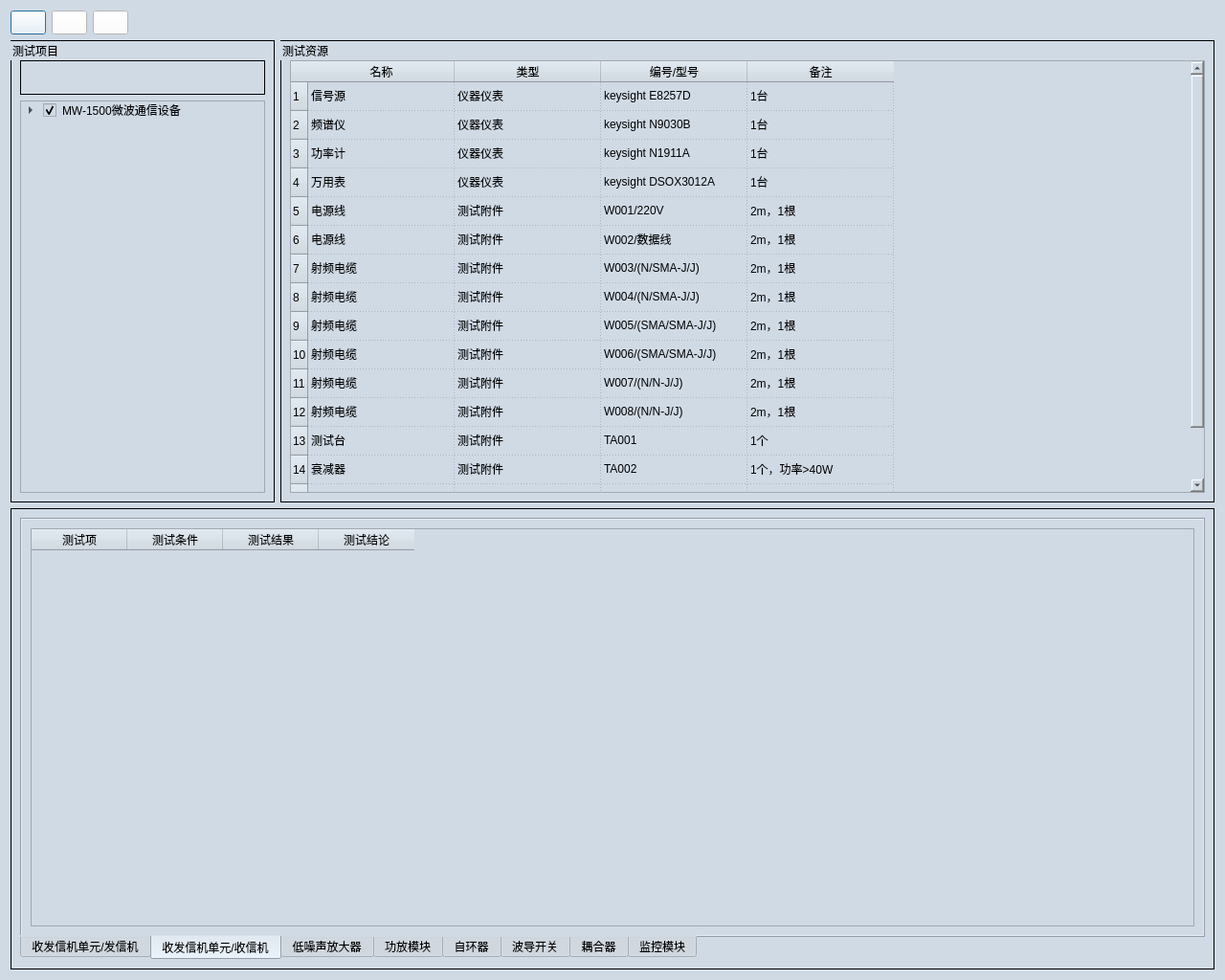
<?xml version="1.0" encoding="UTF-8"?>
<ui version="4.0">
 <class>Dialog</class>
 <widget class="QDialog" name="Dialog">
  <property name="geometry">
   <rect>
    <x>0</x>
    <y>0</y>
    <width>1280</width>
    <height>1024</height>
   </rect>
  </property>
  <property name="font">
   <font>
    <family>Microsoft YaHei</family>
    <pointsize>14</pointsize>
   </font>
  </property>
  <property name="windowTitle">
   <string>Dialog</string>
  </property>
  <property name="styleSheet">
   <string notr="true">QDialog{
background-color:#D0DAE5;
}

QTextBrower{
background-color:#D0DAE5;
}

QLineEdit{
background-color:#D0DAE5;
}

QWidget{
background-color:#D0DAE5;
}

QStackedWidget{
background-color:#D0DAE5;
}

QHeaderView{
background-color:#D0DAE5;
}

QLabel{
font-size:12px;
font-family:Microsoft YaHei;
background-color:#D0DAE5;
}

QPushButton{         /*按钮自适应拉伸背景*/
border-width: 2px 15px 2px 15px;
background-color:#2884D8;
color: #FFFFFF;
font-size:12px;
font-family:Microsoft YaHei;
}

QGroupBox{
font-size:12px;
font-family:Microsoft YaHei;
border:1px solid rgb(0, 0, 0); 
}</string>
  </property>
  <layout class="QGridLayout" name="gridLayout_8">
   <item row="0" column="0">
    <layout class="QGridLayout" name="gridLayout">
     <item row="0" column="0">
      <widget class="QPushButton" name="pushButton_start">
       <property name="styleSheet">
        <string notr="true">background-color:rgb(255, 255, 255);
</string>
       </property>
       <property name="text">
        <string/>
       </property>
       <property name="icon">
        <iconset resource="../iconQrc.qrc">
         <normaloff>:/newPrefix/icon/start1.ico</normaloff>:/newPrefix/icon/start1.ico</iconset>
       </property>
       <property name="iconSize">
        <size>
         <width>32</width>
         <height>31</height>
        </size>
       </property>
      </widget>
     </item>
     <item row="0" column="1">
      <widget class="QPushButton" name="pushButton_restart">
       <property name="styleSheet">
        <string notr="true">background-color:rgb(255, 255, 255);</string>
       </property>
       <property name="text">
        <string/>
       </property>
       <property name="icon">
        <iconset resource="../iconQrc.qrc">
         <normaloff>:/newPrefix/icon/restart1.ico</normaloff>:/newPrefix/icon/restart1.ico</iconset>
       </property>
       <property name="iconSize">
        <size>
         <width>32</width>
         <height>31</height>
        </size>
       </property>
      </widget>
     </item>
     <item row="0" column="2">
      <widget class="QPushButton" name="pushButton_close">
       <property name="styleSheet">
        <string notr="true">background-color:rgb(255, 255, 255);</string>
       </property>
       <property name="text">
        <string/>
       </property>
       <property name="icon">
        <iconset resource="../iconQrc.qrc">
         <normaloff>:/newPrefix/icon/close1.ico</normaloff>:/newPrefix/icon/close1.ico</iconset>
       </property>
       <property name="iconSize">
        <size>
         <width>32</width>
         <height>31</height>
        </size>
       </property>
      </widget>
     </item>
     <item row="0" column="3">
      <spacer name="horizontalSpacer">
       <property name="orientation">
        <enum>Qt::Horizontal</enum>
       </property>
       <property name="sizeHint" stdset="0">
        <size>
         <width>40</width>
         <height>20</height>
        </size>
       </property>
      </spacer>
     </item>
    </layout>
   </item>
   <item row="1" column="0">
    <layout class="QHBoxLayout" name="horizontalLayout" stretch="0,2">
     <item>
      <widget class="QGroupBox" name="groupBox_test_modules">
       <property name="title">
        <string>测试项目</string>
       </property>
       <layout class="QGridLayout" name="gridLayout_6">
        <property name="topMargin">
         <number>20</number>
        </property>
        <property name="verticalSpacing">
         <number>6</number>
        </property>
        <item row="0" column="0">
         <layout class="QGridLayout" name="gridLayout_3" rowstretch="0,3">
          <item row="0" column="0">
           <widget class="QGroupBox" name="groupBox_2">
            <property name="title">
             <string/>
            </property>
            <layout class="QGridLayout" name="gridLayout_2">
             <item row="0" column="0">
              <widget class="QLabel" name="label_test_duration">
               <property name="font">
                <font>
                 <family>Microsoft YaHei</family>
                 <pointsize>-1</pointsize>
                </font>
               </property>
               <property name="text">
                <string/>
               </property>
               <property name="textFormat">
                <enum>Qt::PlainText</enum>
               </property>
              </widget>
             </item>
            </layout>
           </widget>
          </item>
          <item row="1" column="0">
           <widget class="QTreeWidget" name="treeWidget">
            <property name="headerHidden">
             <bool>true</bool>
            </property>
            <column>
             <property name="text">
              <string>1</string>
             </property>
            </column>
            <item>
             <property name="text">
              <string>MW-1500微波通信设备</string>
             </property>
             <property name="checkState">
              <enum>Checked</enum>
             </property>
             <property name="flags">
              <set>ItemIsSelectable|ItemIsEditable|ItemIsDragEnabled|ItemIsUserCheckable|ItemIsEnabled</set>
             </property>
             <item>
              <property name="text">
               <string>收发信机单元/发信机</string>
              </property>
              <property name="checkState">
               <enum>Checked</enum>
              </property>
             </item>
             <item>
              <property name="text">
               <string>收发信机单元/收信机</string>
              </property>
              <property name="checkState">
               <enum>Checked</enum>
              </property>
             </item>
             <item>
              <property name="text">
               <string>低噪声放大器</string>
              </property>
              <property name="checkState">
               <enum>Checked</enum>
              </property>
             </item>
             <item>
              <property name="text">
               <string>耦合器</string>
              </property>
              <property name="checkState">
               <enum>Checked</enum>
              </property>
             </item>
             <item>
              <property name="text">
               <string>自环器</string>
              </property>
              <property name="checkState">
               <enum>Checked</enum>
              </property>
             </item>
             <item>
              <property name="text">
               <string>滤波器</string>
              </property>
              <property name="checkState">
               <enum>Checked</enum>
              </property>
             </item>
             <item>
              <property name="text">
               <string>波导开关</string>
              </property>
              <property name="checkState">
               <enum>Checked</enum>
              </property>
             </item>
             <item>
              <property name="text">
               <string>监控设备</string>
              </property>
              <property name="checkState">
               <enum>Checked</enum>
              </property>
             </item>
            </item>
           </widget>
          </item>
         </layout>
        </item>
       </layout>
      </widget>
     </item>
     <item>
      <widget class="QGroupBox" name="groupBox_test_resource">
       <property name="title">
        <string>测试资源</string>
       </property>
       <layout class="QGridLayout" name="gridLayout_5">
        <property name="topMargin">
         <number>20</number>
        </property>
        <item row="0" column="0">
         <widget class="QTableWidget" name="tableWidget_test_resource">
          <property name="gridStyle">
           <enum>Qt::DotLine</enum>
          </property>
          <attribute name="horizontalHeaderCascadingSectionResizes">
           <bool>true</bool>
          </attribute>
          <attribute name="horizontalHeaderDefaultSectionSize">
           <number>153</number>
          </attribute>
          <attribute name="horizontalHeaderStretchLastSection">
           <bool>false</bool>
          </attribute>
          <attribute name="verticalHeaderStretchLastSection">
           <bool>false</bool>
          </attribute>
          <row>
           <property name="text">
            <string>1</string>
           </property>
          </row>
          <row>
           <property name="text">
            <string>2</string>
           </property>
          </row>
          <row>
           <property name="text">
            <string>3</string>
           </property>
          </row>
          <row>
           <property name="text">
            <string>4</string>
           </property>
          </row>
          <row>
           <property name="text">
            <string>5</string>
           </property>
          </row>
          <row>
           <property name="text">
            <string>6</string>
           </property>
          </row>
          <row>
           <property name="text">
            <string>7</string>
           </property>
          </row>
          <row>
           <property name="text">
            <string>8</string>
           </property>
          </row>
          <row>
           <property name="text">
            <string>9</string>
           </property>
          </row>
          <row>
           <property name="text">
            <string>10</string>
           </property>
          </row>
          <row>
           <property name="text">
            <string>11</string>
           </property>
          </row>
          <row>
           <property name="text">
            <string>12</string>
           </property>
          </row>
          <row>
           <property name="text">
            <string>13</string>
           </property>
          </row>
          <row>
           <property name="text">
            <string>14</string>
           </property>
          </row>
          <row>
           <property name="text">
            <string>15</string>
           </property>
          </row>
          <row>
           <property name="text">
            <string>16</string>
           </property>
          </row>
          <column>
           <property name="text">
            <string>名称</string>
           </property>
          </column>
          <column>
           <property name="text">
            <string>类型</string>
           </property>
          </column>
          <column>
           <property name="text">
            <string>编号/型号</string>
           </property>
          </column>
          <column>
           <property name="text">
            <string>备注</string>
           </property>
          </column>
          <item row="0" column="0">
           <property name="text">
            <string>信号源</string>
           </property>
          </item>
          <item row="0" column="1">
           <property name="text">
            <string>仪器仪表</string>
           </property>
          </item>
          <item row="0" column="2">
           <property name="text">
            <string>keysight E8257D</string>
           </property>
          </item>
          <item row="0" column="3">
           <property name="text">
            <string>1台</string>
           </property>
          </item>
          <item row="1" column="0">
           <property name="text">
            <string>频谱仪</string>
           </property>
          </item>
          <item row="1" column="1">
           <property name="text">
            <string>仪器仪表</string>
           </property>
          </item>
          <item row="1" column="2">
           <property name="text">
            <string>keysight N9030B</string>
           </property>
          </item>
          <item row="1" column="3">
           <property name="text">
            <string>1台</string>
           </property>
          </item>
          <item row="2" column="0">
           <property name="text">
            <string>功率计</string>
           </property>
          </item>
          <item row="2" column="1">
           <property name="text">
            <string>仪器仪表</string>
           </property>
          </item>
          <item row="2" column="2">
           <property name="text">
            <string>keysight N1911A</string>
           </property>
          </item>
          <item row="2" column="3">
           <property name="text">
            <string>1台</string>
           </property>
          </item>
          <item row="3" column="0">
           <property name="text">
            <string>万用表</string>
           </property>
          </item>
          <item row="3" column="1">
           <property name="text">
            <string>仪器仪表</string>
           </property>
          </item>
          <item row="3" column="2">
           <property name="text">
            <string>keysight DSOX3012A</string>
           </property>
          </item>
          <item row="3" column="3">
           <property name="text">
            <string>1台</string>
           </property>
          </item>
          <item row="4" column="0">
           <property name="text">
            <string>电源线</string>
           </property>
          </item>
          <item row="4" column="1">
           <property name="text">
            <string>测试附件</string>
           </property>
          </item>
          <item row="4" column="2">
           <property name="text">
            <string>W001/220V</string>
           </property>
          </item>
          <item row="4" column="3">
           <property name="text">
            <string>2m，1根</string>
           </property>
          </item>
          <item row="5" column="0">
           <property name="text">
            <string>电源线</string>
           </property>
          </item>
          <item row="5" column="1">
           <property name="text">
            <string>测试附件</string>
           </property>
          </item>
          <item row="5" column="2">
           <property name="text">
            <string>W002/数据线</string>
           </property>
          </item>
          <item row="5" column="3">
           <property name="text">
            <string>2m，1根</string>
           </property>
          </item>
          <item row="6" column="0">
           <property name="text">
            <string>射频电缆</string>
           </property>
          </item>
          <item row="6" column="1">
           <property name="text">
            <string>测试附件</string>
           </property>
          </item>
          <item row="6" column="2">
           <property name="text">
            <string>W003/(N/SMA-J/J)</string>
           </property>
          </item>
          <item row="6" column="3">
           <property name="text">
            <string>2m，1根</string>
           </property>
          </item>
          <item row="7" column="0">
           <property name="text">
            <string>射频电缆</string>
           </property>
          </item>
          <item row="7" column="1">
           <property name="text">
            <string>测试附件</string>
           </property>
          </item>
          <item row="7" column="2">
           <property name="text">
            <string>W004/(N/SMA-J/J)</string>
           </property>
          </item>
          <item row="7" column="3">
           <property name="text">
            <string>2m，1根</string>
           </property>
          </item>
          <item row="8" column="0">
           <property name="text">
            <string>射频电缆</string>
           </property>
          </item>
          <item row="8" column="1">
           <property name="text">
            <string>测试附件</string>
           </property>
          </item>
          <item row="8" column="2">
           <property name="text">
            <string>W005/(SMA/SMA-J/J)</string>
           </property>
          </item>
          <item row="8" column="3">
           <property name="text">
            <string>2m，1根</string>
           </property>
          </item>
          <item row="9" column="0">
           <property name="text">
            <string>射频电缆</string>
           </property>
          </item>
          <item row="9" column="1">
           <property name="text">
            <string>测试附件</string>
           </property>
          </item>
          <item row="9" column="2">
           <property name="text">
            <string>W006/(SMA/SMA-J/J)</string>
           </property>
          </item>
          <item row="9" column="3">
           <property name="text">
            <string>2m，1根</string>
           </property>
          </item>
          <item row="10" column="0">
           <property name="text">
            <string>射频电缆</string>
           </property>
          </item>
          <item row="10" column="1">
           <property name="text">
            <string>测试附件</string>
           </property>
          </item>
          <item row="10" column="2">
           <property name="text">
            <string>W007/(N/N-J/J)</string>
           </property>
          </item>
          <item row="10" column="3">
           <property name="text">
            <string>2m，1根</string>
           </property>
          </item>
          <item row="11" column="0">
           <property name="text">
            <string>射频电缆</string>
           </property>
          </item>
          <item row="11" column="1">
           <property name="text">
            <string>测试附件</string>
           </property>
          </item>
          <item row="11" column="2">
           <property name="text">
            <string>W008/(N/N-J/J)</string>
           </property>
          </item>
          <item row="11" column="3">
           <property name="text">
            <string>2m，1根</string>
           </property>
          </item>
          <item row="12" column="0">
           <property name="text">
            <string>测试台</string>
           </property>
          </item>
          <item row="12" column="1">
           <property name="text">
            <string>测试附件</string>
           </property>
          </item>
          <item row="12" column="2">
           <property name="text">
            <string>TA001</string>
           </property>
          </item>
          <item row="12" column="3">
           <property name="text">
            <string>1个</string>
           </property>
          </item>
          <item row="13" column="0">
           <property name="text">
            <string>衰减器</string>
           </property>
          </item>
          <item row="13" column="1">
           <property name="text">
            <string>测试附件</string>
           </property>
          </item>
          <item row="13" column="2">
           <property name="text">
            <string>TA002</string>
           </property>
          </item>
          <item row="13" column="3">
           <property name="text">
            <string>1个，功率&gt;40W</string>
           </property>
          </item>
          <item row="14" column="0">
           <property name="text">
            <string>N转换</string>
           </property>
          </item>
          <item row="14" column="1">
           <property name="text">
            <string>测试附件</string>
           </property>
          </item>
          <item row="14" column="2">
           <property name="text">
            <string>TA004/(N/N-K/K)</string>
           </property>
          </item>
          <item row="14" column="3">
           <property name="text">
            <string>1个，400W</string>
           </property>
          </item>
          <item row="15" column="0">
           <property name="text">
            <string>SMA转换</string>
           </property>
          </item>
          <item row="15" column="1">
           <property name="text">
            <string>测试附件</string>
           </property>
          </item>
          <item row="15" column="2">
           <property name="text">
            <string>TA005/(SMA-K/K)</string>
           </property>
          </item>
          <item row="15" column="3">
           <property name="text">
            <string>1个</string>
           </property>
          </item>
         </widget>
        </item>
       </layout>
      </widget>
     </item>
    </layout>
   </item>
   <item row="2" column="0">
    <widget class="QGroupBox" name="groupBox_test_results">
     <property name="title">
      <string/>
     </property>
     <layout class="QGridLayout" name="gridLayout_7">
      <item row="0" column="0">
       <widget class="QTabWidget" name="tabWidget">
        <property name="tabPosition">
         <enum>QTabWidget::South</enum>
        </property>
        <property name="currentIndex">
         <number>1</number>
        </property>
        <widget class="QWidget" name="tab">
         <attribute name="title">
          <string>收发信机单元/发信机</string>
         </attribute>
         <layout class="QGridLayout" name="gridLayout_4">
          <item row="0" column="0">
           <widget class="QTableWidget" name="tableWidget_test_results_tr_t">
            <attribute name="horizontalHeaderDefaultSectionSize">
             <number>228</number>
            </attribute>
            <column>
             <property name="text">
              <string>测试项</string>
             </property>
            </column>
            <column>
             <property name="text">
              <string>测试条件</string>
             </property>
            </column>
            <column>
             <property name="text">
              <string>测试结果</string>
             </property>
            </column>
            <column>
             <property name="text">
              <string>测试结论</string>
             </property>
            </column>
           </widget>
          </item>
         </layout>
        </widget>
        <widget class="QWidget" name="tab_5">
         <attribute name="title">
          <string>收发信机单元/收信机</string>
         </attribute>
         <layout class="QGridLayout" name="gridLayout_12">
          <item row="0" column="0">
           <widget class="QTableWidget" name="tableWidget_test_results_tr_r">
            <column>
             <property name="text">
              <string>测试项</string>
             </property>
            </column>
            <column>
             <property name="text">
              <string>测试条件</string>
             </property>
            </column>
            <column>
             <property name="text">
              <string>测试结果</string>
             </property>
            </column>
            <column>
             <property name="text">
              <string>测试结论</string>
             </property>
            </column>
           </widget>
          </item>
         </layout>
        </widget>
        <widget class="QWidget" name="tab_2">
         <attribute name="title">
          <string>低噪声放大器</string>
         </attribute>
         <layout class="QGridLayout" name="gridLayout_9">
          <item row="0" column="0">
           <widget class="QTableWidget" name="tableWidget_test_results_lna">
            <attribute name="horizontalHeaderDefaultSectionSize">
             <number>228</number>
            </attribute>
            <column>
             <property name="text">
              <string>测试项</string>
             </property>
            </column>
            <column>
             <property name="text">
              <string>测试条件</string>
             </property>
            </column>
            <column>
             <property name="text">
              <string>测试结果</string>
             </property>
            </column>
            <column>
             <property name="text">
              <string>测试结论</string>
             </property>
            </column>
           </widget>
          </item>
         </layout>
        </widget>
        <widget class="QWidget" name="tab_3">
         <attribute name="title">
          <string>功放模块</string>
         </attribute>
         <layout class="QGridLayout" name="gridLayout_10">
          <item row="0" column="0">
           <widget class="QTableWidget" name="tableWidget_test_results_pa">
            <column>
             <property name="text">
              <string>测试项</string>
             </property>
            </column>
            <column>
             <property name="text">
              <string>测试条件</string>
             </property>
            </column>
            <column>
             <property name="text">
              <string>测试结果</string>
             </property>
            </column>
            <column>
             <property name="text">
              <string>测试结论</string>
             </property>
            </column>
           </widget>
          </item>
         </layout>
        </widget>
        <widget class="QWidget" name="tab_4">
         <attribute name="title">
          <string>自环器</string>
         </attribute>
         <layout class="QGridLayout" name="gridLayout_11">
          <item row="0" column="0">
           <widget class="QTableWidget" name="tableWidget_test_results_sc">
            <column>
             <property name="text">
              <string>测试项</string>
             </property>
            </column>
            <column>
             <property name="text">
              <string>测试条件</string>
             </property>
            </column>
            <column>
             <property name="text">
              <string>测试结果</string>
             </property>
            </column>
            <column>
             <property name="text">
              <string>测试结论</string>
             </property>
            </column>
           </widget>
          </item>
         </layout>
        </widget>
        <widget class="QWidget" name="tab_7">
         <attribute name="title">
          <string>波导开关</string>
         </attribute>
         <layout class="QGridLayout" name="gridLayout_13">
          <item row="0" column="0">
           <widget class="QTableWidget" name="tableWidget_test_results_wg">
            <column>
             <property name="text">
              <string>测试项</string>
             </property>
            </column>
            <column>
             <property name="text">
              <string>测试条件</string>
             </property>
            </column>
            <column>
             <property name="text">
              <string>测试结果</string>
             </property>
            </column>
            <column>
             <property name="text">
              <string>测试结论</string>
             </property>
            </column>
           </widget>
          </item>
         </layout>
        </widget>
        <widget class="QWidget" name="tab_6">
         <attribute name="title">
          <string>耦合器</string>
         </attribute>
         <layout class="QGridLayout" name="gridLayout_14">
          <item row="0" column="0">
           <widget class="QTableWidget" name="tableWidget_test_results_coupler">
            <column>
             <property name="text">
              <string>测试项</string>
             </property>
            </column>
            <column>
             <property name="text">
              <string>测试条件</string>
             </property>
            </column>
            <column>
             <property name="text">
              <string>测试结果</string>
             </property>
            </column>
            <column>
             <property name="text">
              <string>测试结论</string>
             </property>
            </column>
           </widget>
          </item>
         </layout>
        </widget>
        <widget class="QWidget" name="tab_8">
         <attribute name="title">
          <string>监控模块</string>
         </attribute>
         <layout class="QGridLayout" name="gridLayout_15">
          <item row="0" column="0">
           <widget class="QTableWidget" name="tableWidget_test_results_monitor">
            <column>
             <property name="text">
              <string>测试项</string>
             </property>
            </column>
            <column>
             <property name="text">
              <string>测试条件</string>
             </property>
            </column>
            <column>
             <property name="text">
              <string>测试结果</string>
             </property>
            </column>
            <column>
             <property name="text">
              <string>测试结论</string>
             </property>
            </column>
           </widget>
          </item>
         </layout>
        </widget>
       </widget>
      </item>
     </layout>
    </widget>
   </item>
  </layout>
  <widget class="QSplitter" name="splitter">
   <property name="geometry">
    <rect>
     <x>0</x>
     <y>0</y>
     <width>0</width>
     <height>0</height>
    </rect>
   </property>
   <property name="orientation">
    <enum>Qt::Horizontal</enum>
   </property>
  </widget>
  <widget class="QSplitter" name="splitter_4">
   <property name="geometry">
    <rect>
     <x>0</x>
     <y>0</y>
     <width>0</width>
     <height>0</height>
    </rect>
   </property>
   <property name="orientation">
    <enum>Qt::Horizontal</enum>
   </property>
  </widget>
 </widget>
 <resources>
  <include location="../iconQrc.qrc"/>
 </resources>
 <connections/>
</ui>
